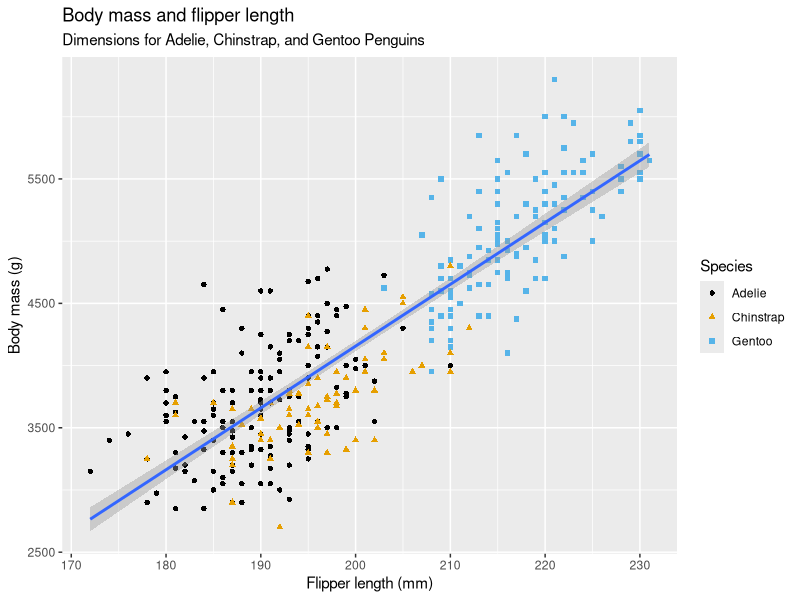
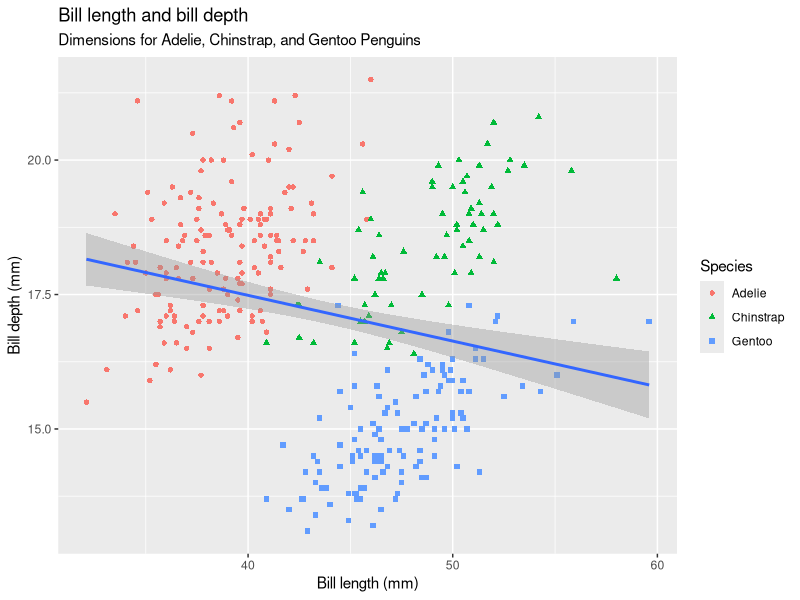
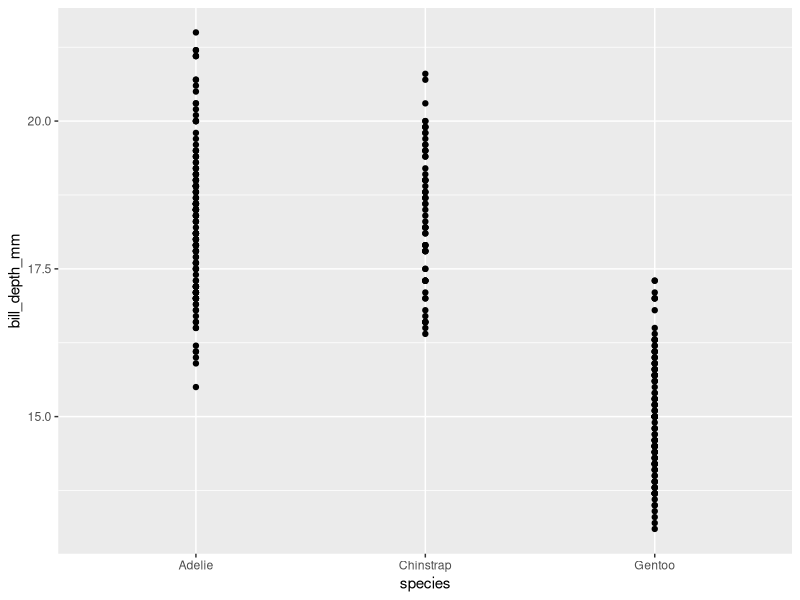
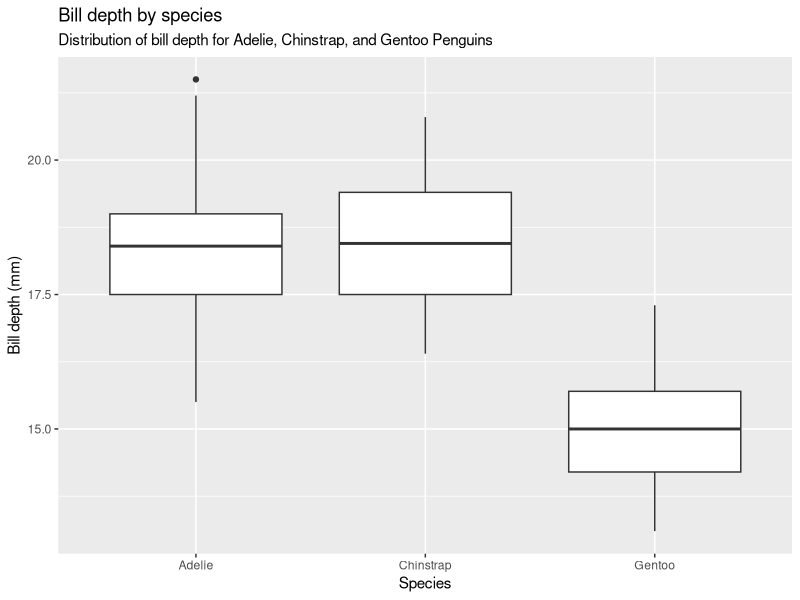
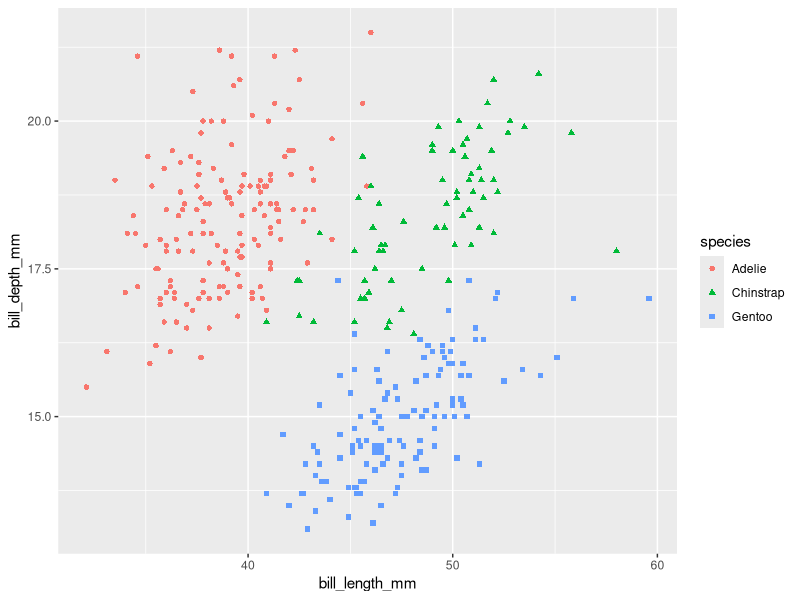
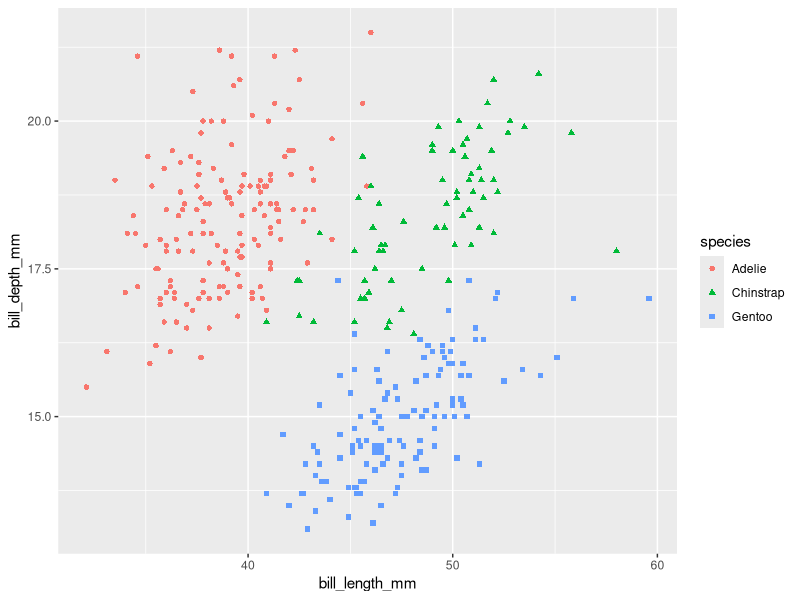
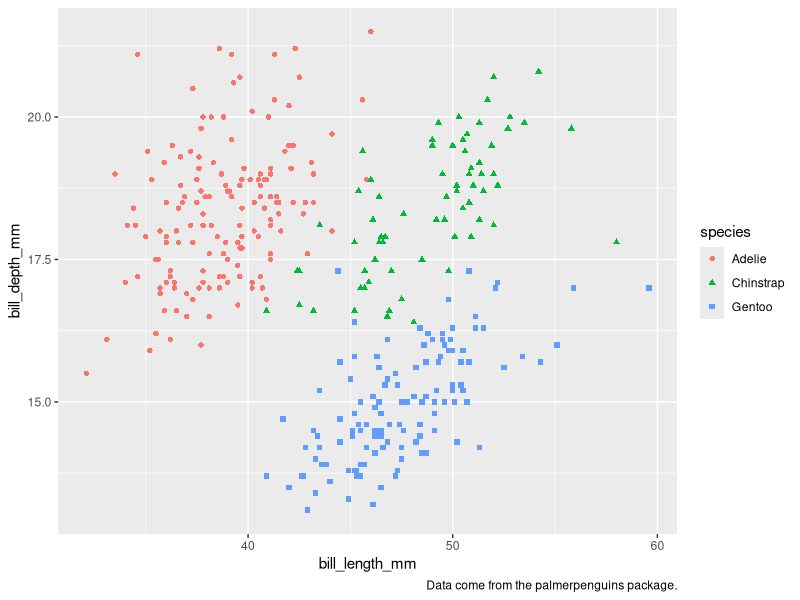
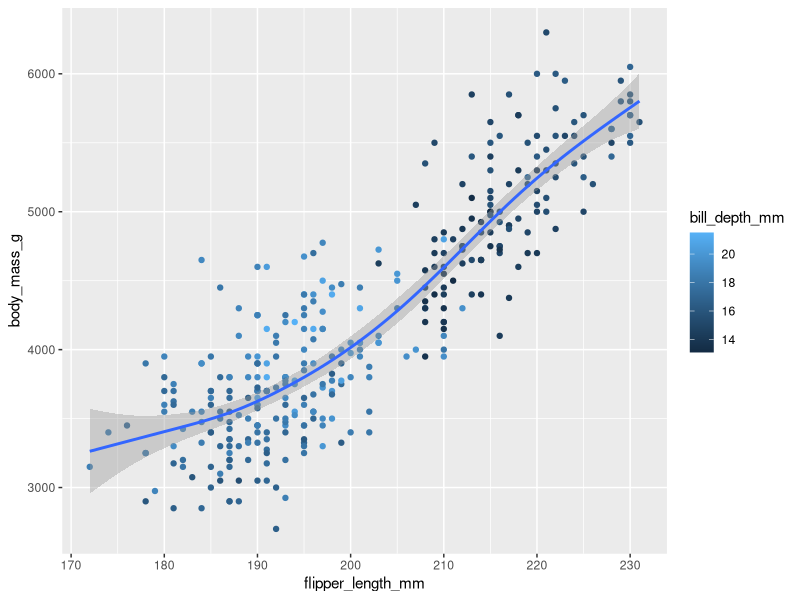

Reproduce these figures in R, in order.
library(tidyverse)

library(palmerpenguins)
library(ggthemes)

# C1.2
ggplot(
  data = penguins,
  mapping = aes(x = flipper_length_mm, y = body_mass_g)
) +
  geom_point(aes(color = species, shape = species)) +
  geom_smooth(method = "lm") +
  labs(
    title = "Body mass and flipper length",
    subtitle = "Dimensions for Adelie, Chinstrap, and Gentoo Penguins",
    x = "Flipper length (mm)", y = "Body mass (g)",
    color = "Species", shape = "Species"
  ) +
  scale_color_colorblind()

# Exercise 1
# Row and col number in `penguins`
nrow(penguins)
ncol(penguins)

# Exercise 2
# `bill_depth_mm` - a number denoting bill depth (millimeters)
# ?penguins

# Exercise 3
ggplot(
  data = penguins,
  mapping = aes(x = bill_length_mm, y = bill_depth_mm)
) +
  geom_point(aes(color = species, shape = species)) +
  geom_smooth(method = "lm") +
  labs(
    title = "Bill length and bill depth",
    subtitle = "Dimensions for Adelie, Chinstrap, and Gentoo Penguins",
    x = "Bill length (mm)", y = "Bill depth (mm)",
    color = "Species", shape = "Species"
  )
# The relationship between bill length and bill depth is not as strong as the relationship between flipper length and body mass.
# And approximately, the relationship between bill length and bill depth is positive linear.

# Exercise 4
ggplot(
  data = penguins,
  mapping = aes(x = species, y = bill_depth_mm)
) +
  geom_point()

# Because the species is a categorical variable, we can use a boxplot to visualize the distribution of bill depth for each species.
ggplot(data = penguins, mapping = aes(x = species, y = bill_depth_mm)) +
  geom_boxplot() +
  labs(
    title = "Bill depth by species",
    subtitle = "Distribution of bill depth for Adelie, Chinstrap, and Gentoo Penguins",
    x = "Species", y = "Bill depth (mm)"
  )

# Exercise 5
# There is an error in provided code. func::`geom_point` need argument `x` and `y`.
# The correct code is:
ggplot(data = penguins) +
  geom_point(
    mapping = aes(x = bill_length_mm, y = bill_depth_mm, color = species, shape = species)
  )

# Exercise 6
# argument `na.rm` is how to remove missing values. If set it to TRUE, the missing values will be removed, and the wraning message will be suppressed.
ggplot(data = penguins) +
  geom_point(
    mapping = aes(x = bill_length_mm, y = bill_depth_mm, color = species, shape = species), na.rm = TRUE
  )

# Exercise 7
ggplot(data = penguins) +
  geom_point(
    mapping = aes(x = bill_length_mm, y = bill_depth_mm, color = species, shape = species)
  ) +
  labs(caption = "Data come from the palmerpenguins package.")

# Exercise 8
ggplot(data = penguins, mapping = aes(x = flipper_length_mm, y = body_mass_g)) +
  geom_point(
    mapping = aes(color = bill_depth_mm), na.rm = TRUE, shape = 19
  ) +
  geom_smooth(method = "gam")
# method = "gam" is generalized additive model

# Exercise 9
ggplot(
  data = penguins,
  mapping = aes(x = flipper_length_mm, y = body_mass_g, color = island)
) +
  geom_point() +
  geom_smooth(se = FALSE)
# The location of `color` in global or local, decice whether the line of `geom_smooth` is colored or not.

# Exercise 10
ggplot(
  data = penguins,
  mapping = aes(x = flipper_length_mm, y = body_mass_g)
) +
  geom_point() +
  geom_smooth()

ggplot() +
  geom_point(
    data = penguins,
    mapping = aes(x = flipper_length_mm, y = body_mass_g)
  ) +
  geom_smooth(
    data = penguins,
    mapping = aes(x = flipper_length_mm, y = body_mass_g)
  )
# The two plots are the same. The first plot is set by `ggplot()` - global level, it will apply for all following layers.
# The second plot is set by `geom_point()` and `geom_smooth()` - local level, it will apply for only these layers.
# But, in the second plot, the `data` and `mapping` are set for each layer, so the two plots are the same.

# C1.4
# When variable's hist chat is too difficult to determine the `binwidth`,we draw density (a smoothed-out version of a histogram, especially for continues data comes from an underlying smooth distribution) plot instead.

# Exercise 1
# Use `y = species` will draw a bar plot with horizontal bars.
ggplot(
  data = penguins,
  mapping = aes(y = species)
) +
  geom_bar()

# Exercise 2
# `color` is used for the border of the bars,
# and `fill` is used for the inside of the bars.
ggplot(penguins, aes(x = species)) +
  geom_bar(color = "red")

ggplot(penguins, aes(x = species)) +
  geom_bar(fill = "red")

# Exercise 3
# Note the difference between `geom_histogram` and `geom_bar`.
# `geom_histogram` is used for continues data, and `geom_bar` is used for discrete data.
# But, in my view, they are the same especially for continues data
ggplot(penguins, aes(x = body_mass_g)) +
  geom_histogram()
ggplot(penguins, aes(x = body_mass_g)) +
  geom_bar()
# argument `bins` used to set the number of bins in the histogram.
# it's another way to get the same effect of `binwidth` in `geom_histogram`.
ggplot(penguins, aes(x = body_mass_g)) +
  geom_histogram(bins = 30)

# Exercise 4
ggplot(diamonds, aes(x = carat)) +
  geom_histogram(binwidth = 20)
ggplot(diamonds, aes(x = carat)) +
  geom_histogram(binwidth = 5)
ggplot(diamonds, aes(x = carat)) +
  geom_histogram(binwidth = 1)
ggplot(diamonds, aes(x = carat)) +
  geom_histogram(binwidth = 0.5)
ggplot(diamonds, aes(x = carat)) +
  geom_histogram(binwidth = 0.1)
ggplot(diamonds, aes(x = carat)) +
  geom_histogram(binwidth = 0.005)
# The different `binwidth` will lead to different number of bins in the histogram.
# The interesting pattern is that the `carat` peaks and troughs with a certain period, more significant when `binwidth` is smaller.


# C1.5
# numerical vs categorical - boxplot
ggplot(penguins, aes(x = body_mass_g, color = species, fill = species)) +
  geom_density(alpha = 0.5)

# categoral vs categoral
# `position = "fill"` to compare the proportion of each species on each island.
ggplot(penguins, aes(x = island, fill = species)) +
  geom_bar(position = "fill")

# numerical vs numerical
ggplot(penguins, aes(x = flipper_length_mm, y = body_mass_g)) +
  geom_point(aes(color = species, shape = species)) +
  facet_wrap(~island) # create a separate plot for each island

# Exercise 1
# ?mpg
view(mpg)
# check the type of variable in `mpg`
# Loop through all variables in the mpg dataset
for (col_name in names(mpg)) {
  # Get the type of each variable and print it
  cat("Variable:", col_name, "\tType:", class(mpg[[col_name]]), "\n")
}

# Exercise 2
# displ - engine displacement (liters)
# hwy - highway miles per gallon
# cyl - number of cylinders
# drv - the type of drive train
# class - the type of car
ggplot(mpg, aes(x = displ, y = hwy)) +
  geom_point(aes(color = year))

ggplot(mpg, aes(x = displ, y = hwy)) +
  geom_point(aes(size = cyl))

ggplot(mpg, aes(x = displ, y = hwy)) +
  geom_point(aes(size = cyl, color = year))

ggplot(mpg, aes(x = displ, y = hwy)) +
  geom_point(aes(shape = drv))

ggplot(mpg, aes(y = displ, x = hwy)) +
  geom_point(aes(shape = drv, color = year, size = cyl)) +
  facet_wrap(~class) +
  labs(title = "Highway miles per gallon by engine displacement") +
  theme_minimal()

# Exercise 3
ggplot(mpg, aes(y = hwy, x = displ)) +
  geom_point(aes(linewitdth = cyl))
# There is no `linewitdth` in `aes` of `geom_point` - scatter plot.

# Exercise 4
# If I am not misunderstanding, when using same variable in `aes` of `ggplot` and `geom_point`, it's also the problem of local and global level.
# For this case, the global level is set by `ggplot` and should be shown in the plot.
ggplot(mpg, aes(y = hwy, x = displ)) +
  geom_point(aes(x = displ, y = hwy))

# Exercise 5
ggplot(penguins, aes(y = bill_depth_mm, x = bill_length_mm)) +
  geom_point(aes(color = species))
# The plot shows that the relationship between bill length and bill depth is positive linear, and different species have different bill length and bill depth(can be divided by color).

# Exercise 6
ggplot(
  data = penguins,
  mapping = aes(
    x = bill_length_mm, y = bill_depth_mm,
    color = species, shape = species
  )
) +
  geom_point() +
  labs(color = "Species")
# The reason why chat above show two legend is `labs(color = "Species")`. Below is the correct code:
ggplot(
  data = penguins,
  mapping = aes(
    x = bill_length_mm, y = bill_depth_mm,
    color = species, shape = species
  )
) +
  geom_point()

# Exercise 7
ggplot(penguins, aes(x = island, fill = species)) +
  geom_bar(position = "fill")

ggplot(penguins, aes(x = species, fill = island)) +
  geom_bar(position = "fill")
# The two chats above is concerning the dependent variable and independent variable.
# The first chat is the proportion of each species on each island, and the second chat is the proportion of each island for each species.

# C2
# Alt + Shift + K show the keyboard shortcuts in RStudio
